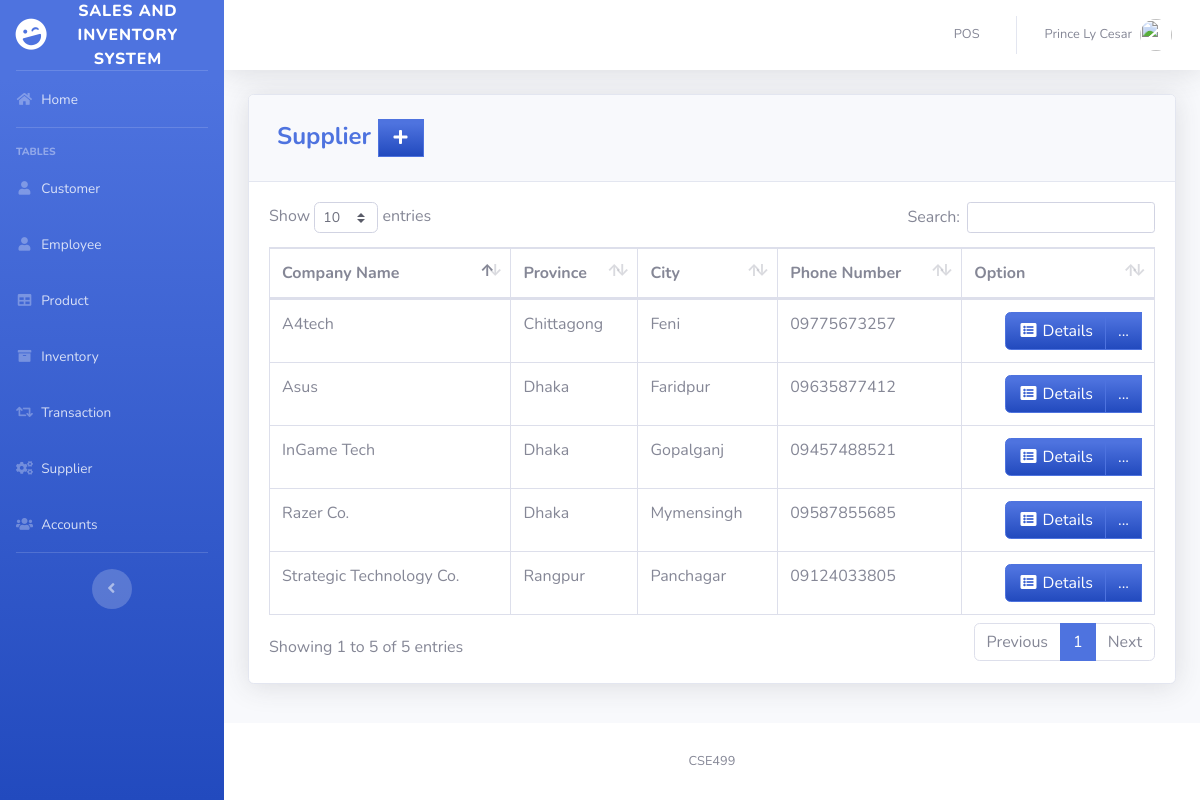
Before: /pages/supplier.php (signed in) with the older database file.
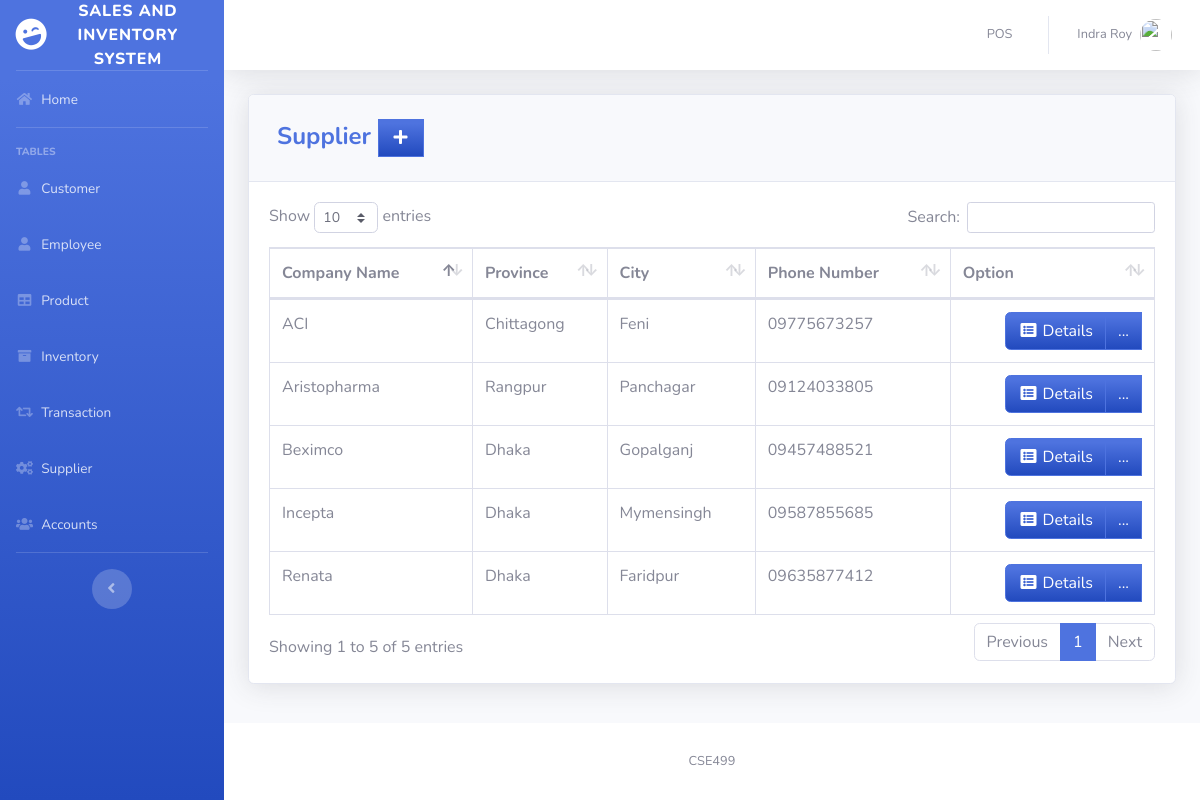
After: the same page with the newer database file.
### tables this page shows
CREATE TABLE `supplier` (
  `SUPPLIER_ID` int(11) NOT NULL,
  `COMPANY_NAME` varchar(50) DEFAULT NULL,
  `LOCATION_ID` int(11) NOT NULL,
  `PHONE_NUMBER` varchar(11) DEFAULT NULL
);

CREATE TABLE `location` (
  `LOCATION_ID` int(11) NOT NULL,
  `PROVINCE` varchar(100) DEFAULT NULL,
  `CITY` varchar(100) DEFAULT NULL
);

### pages/supplier.php (the view, shortened to what this page needs)
<?php
include'../includes/connection.php';
include'../includes/sidebar.php';
?>
            <div class="card shadow mb-4">
            <div class="card-header py-3">
              <h4 class="m-2 font-weight-bold text-primary">Supplier&nbsp;<a  href="#" data-toggle="modal" data-target="#supplierModal" type="button" class="btn btn-primary bg-gradient-primary" style="border-radius: 0px;"><i class="fas fa-fw fa-plus"></i></a></h4>
            </div>
            <div class="card-body">
              <div class="table-responsive">
                <table class="table table-bordered" id="dataTable" width="100%" cellspacing="0">
               <thead>
                   <tr>
                       <th>Company Name</th>
                       <th>Province</th>
                       <th>City</th>
                       <th>Phone Number</th>
                       <th>Option</th>
                   </tr>
               </thead>
          <tbody>
<?php
    $query = 'SELECT SUPPLIER_ID, COMPANY_NAME, l.PROVINCE, l.CITY, PHONE_NUMBER FROM supplier s join location l on s.LOCATION_ID=l.LOCATION_ID';
        $result = mysqli_query($db, $query) or die (mysqli_error($db));
            while ($row = mysqli_fetch_assoc($result)) {
                echo '<tr>';
                echo '<td>'. $row['COMPANY_NAME'].'</td>';
                echo '<td>'. $row['PROVINCE'].'</td>';
                echo '<td>'. $row['CITY'].'</td>';
                echo '<td>'. $row['PHONE_NUMBER'].'</td>';
                      echo '<td align="right"> <div class="btn-group">
                              <a type="button" class="btn btn-primary bg-gradient-primary" href="sup_searchfrm.php?action=edit & id='.$row['SUPPLIER_ID'] . '"><i class="fas fa-fw fa-list-alt"></i> Details</a>
                            <div class="btn-group">
                              <a type="button" class="btn btn-primary bg-gradient-primary dropdown no-arrow" data-toggle="dropdown" style="color:white;">
                              ... <span class="caret"></span></a>
                            <ul class="dropdown-menu text-center" role="menu">
                                <li>
                                  <a type="button" class="btn btn-warning bg-gradient-warning btn-block" style="border-radius: 0px;" href="sup_edit.php?action=edit & id='.$row['SUPPLIER_ID']. '">
                                    <i class="fas fa-fw fa-edit"></i> Edit
                                  </a>
                                </li>
                            </ul>
                            </div>
                          </div> </td>';
                      echo '</tr> ';
                        }
?>
                                </tbody>
                            </table>
                        </div>
                    </div>
                  </div>
<?php
include'../includes/footer.php';
?>

### includes/topbar.php (shortened to what this page needs)
<div id="content-wrapper" class="d-flex flex-column">
  <div id="content">
    <nav class="navbar navbar-expand navbar-light bg-white topbar mb-4 static-top shadow">
      <ul class="navbar-nav ml-auto">
        <li class="nav-item dropdown no-arrow">
          <a class="nav-link" href="pos.php" role="button">
            <span class="mr-2 d-none d-lg-inline text-gray-600 small">POS</span>
          </a>
        </li>
        <li class="nav-item dropdown no-arrow">
          <a class="nav-link dropdown-toggle" href="#" id="userDropdown" role="button" data-toggle="dropdown" aria-haspopup="true" aria-expanded="false">
            <span class="mr-2 d-none d-lg-inline text-gray-600 small"><?php echo  $_SESSION['FIRST_NAME']. ' '.$_SESSION['LAST_NAME'] ;?></span>
            <img class="img-profile rounded-circle"
            <?php
              if($_SESSION['GENDER']=='Male'){
                echo 'src="https://encrypted-tbn0.gstatic.com/images?q=tbn:ANd9GcTS0rikanm-OEchWDtCAWQ_s1hQq1nOlQUeJr242AdtgqcdEgm0Dg"';
              }else{
                echo 'src="https://encrypted-tbn0.gstatic.com/images?q=tbn:ANd9GcSNngF0RFPjyGl4ybo78-XYxxeap88Nvsyj1_txm6L4eheH8ZBu"';
              }
            ?>>
          </a>
        </li>
      </ul>
    </nav>
    <div class="container-fluid">

Changed rows visible on the page:
changed supplier "Gopalganj": COMPANY_NAME "InGame Tech" → "Beximco"
changed supplier "Faridpur": COMPANY_NAME "Asus" → "Renata"
changed supplier "Mymensingh": COMPANY_NAME "Razer Co." → "Incepta"
changed supplier "Rangpur": COMPANY_NAME "Strategic Technology Co." → "Aristopharma"
changed supplier "Chittagong": COMPANY_NAME "A4tech" → "ACI"
Other visible differences:
$_SESSION['FIRST_NAME']: "Prince Ly" → "Indra"
$_SESSION['LAST_NAME']: "Cesar" → "Roy"
